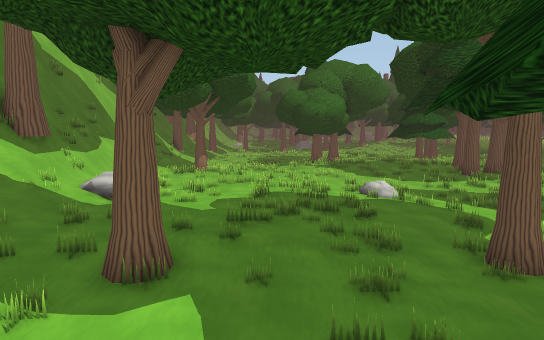
View 1 (above)

24 first-person views from a walk through a 3-D level made in the Unity game engine. The camera is 1.2 m above the floor, tilts 6° down and sees 70° across. The floor is counted in squares, 1 m on a side. Each view is taken from the middle of a square. On the plan, view 1 faces up. The plan holds only what a view shows up to about 15 squares ahead; the rest is blank. The place goes on beyond the plan. The player character is not drawn. Door leaves are left out, so doorways stand open.

View 2
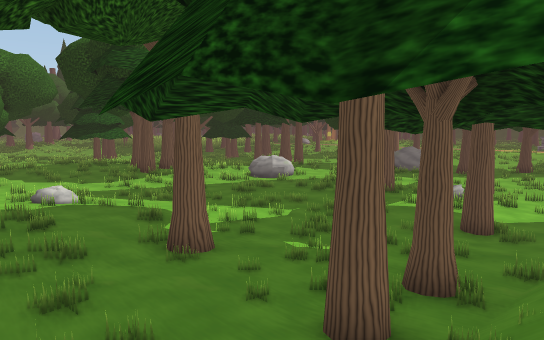

View 3
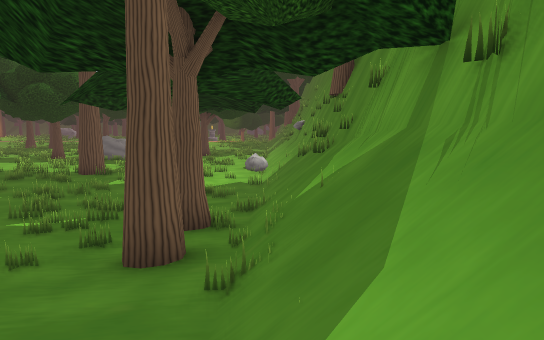

View 4
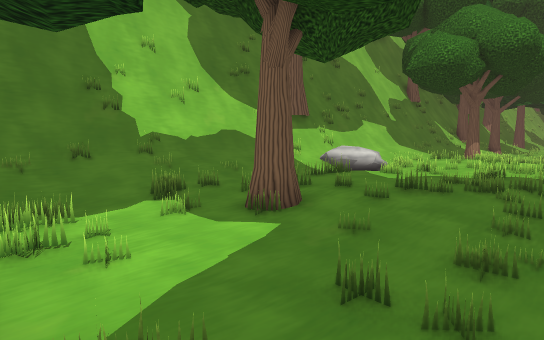

View 5
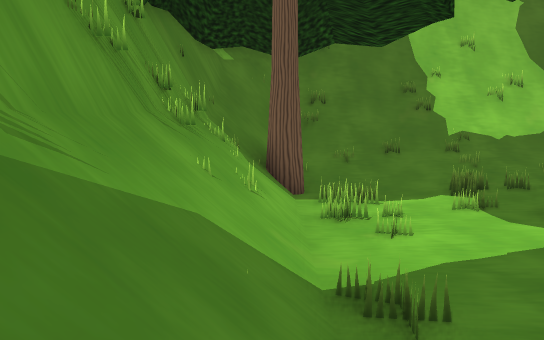

View 6
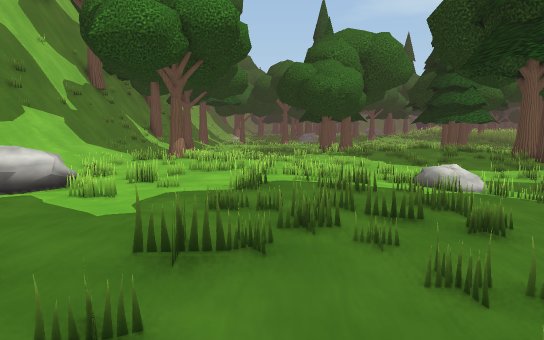

View 7
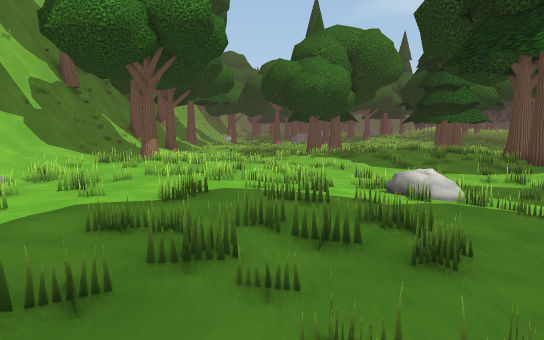

View 8
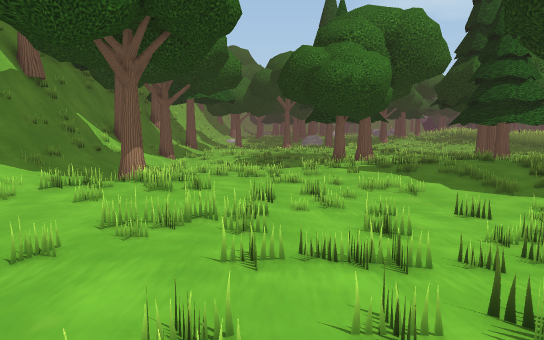

View 9
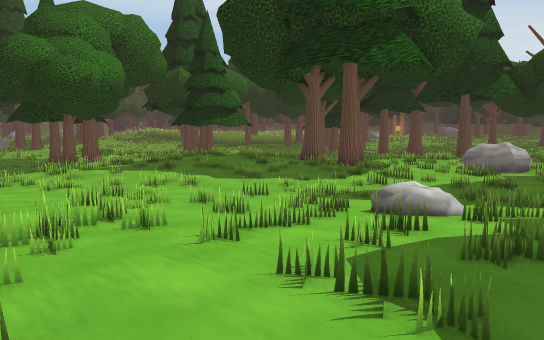

View 10
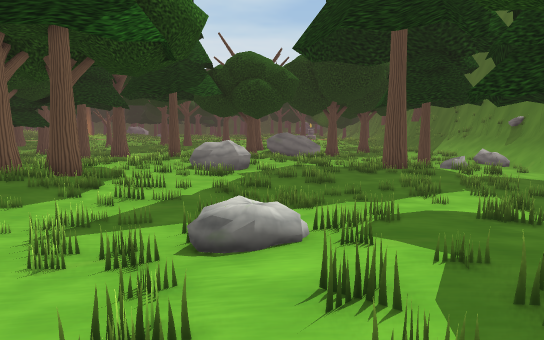

View 11
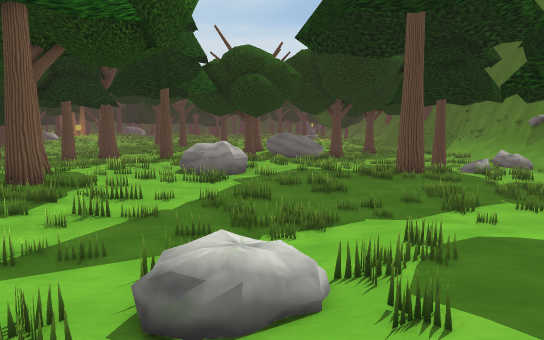

View 12
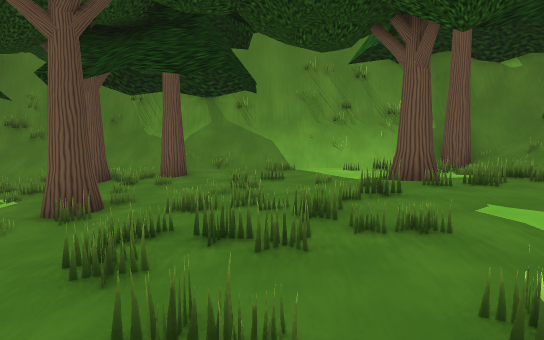

View 13
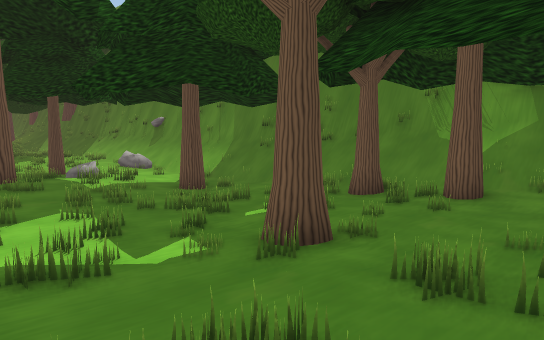

View 14
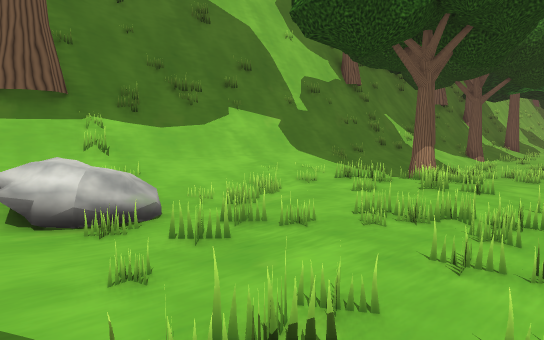

View 15
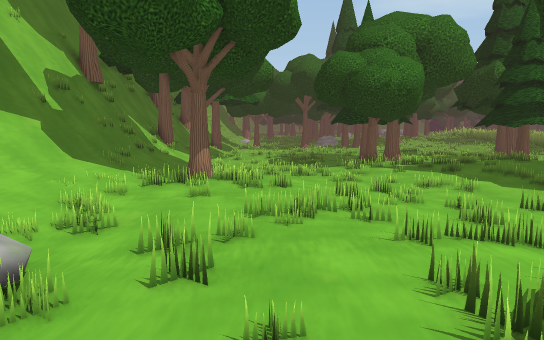

View 16
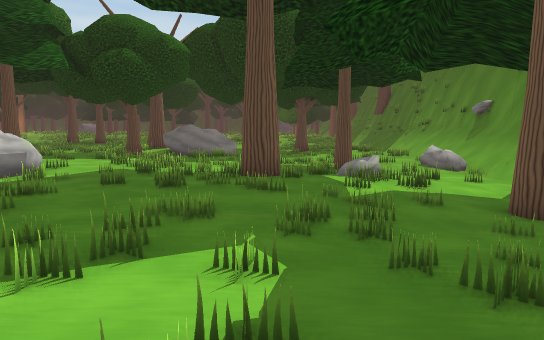

View 17
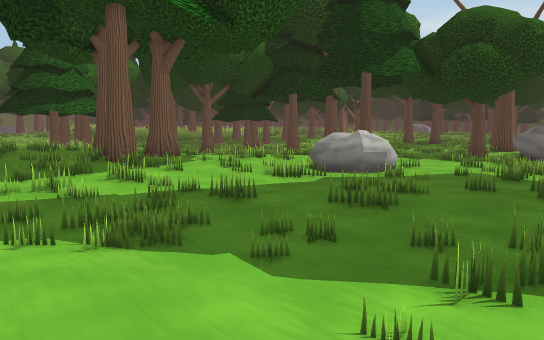

View 18
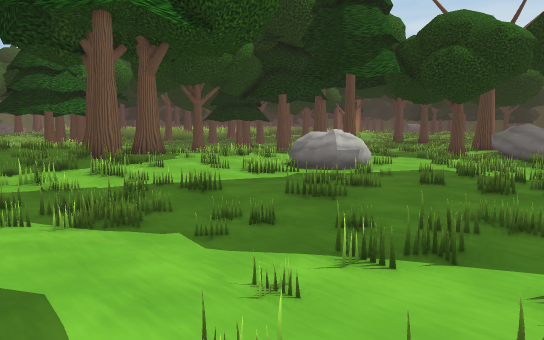

View 19
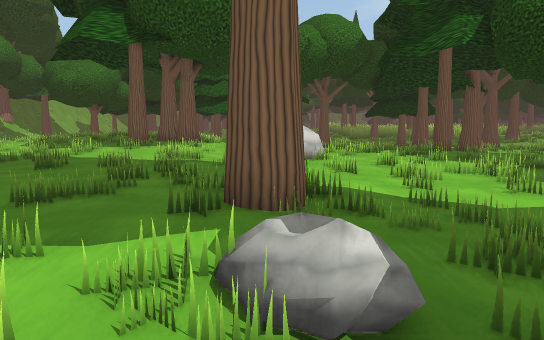

View 20
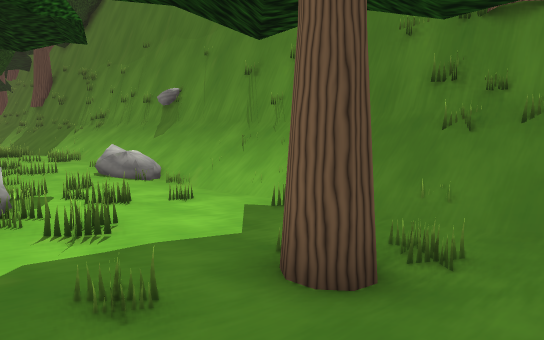

View 21
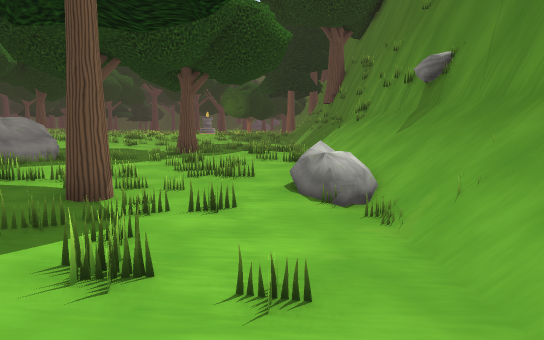

View 22
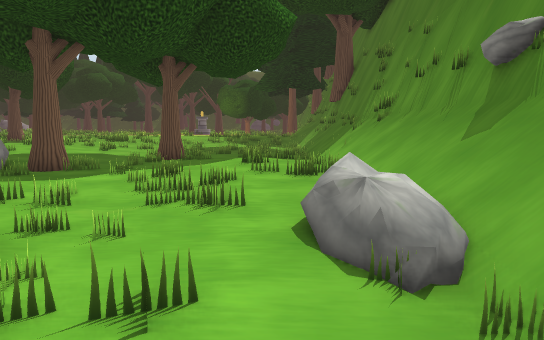

View 23
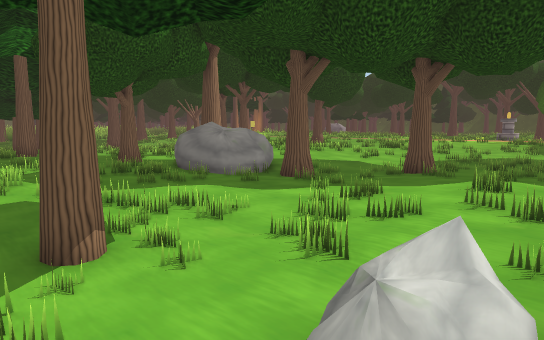

View 24
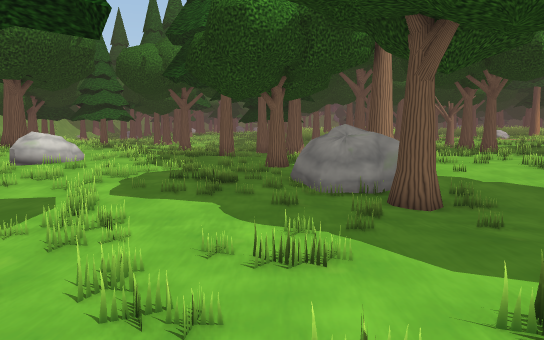

### Floor plan
Key: @ floor where view 1 was taken; # wall or solid block; x gap in a wall; . main floor; : floor 0.25 m higher than the main floor; - floor 0.25 m lower than the main floor; + floor 0.5 m higher than the main floor; * floor 0.75 m higher than the main floor; % floor 1.75 m higher than the main floor; / step, stairs or slope; = window, fence, low wall or low ledge; T thing the floor can be seen under or through; O other object.
Columns run from 9 left of view 1 to 35 right of it. Each row starts with its distance up from view 1.
 27  #//  := ::::+==*= =
 26  #// =::=:==:+++**==+
 25  #//OO=::::::==++*=++
 24  #// O::::::::+=+=++OO
 23  #// ===::::==::++++##O
 22  #// +=++:=::=:=:+###+O++
 21  #//====+:::::::::##O+++==
 20  #//++=++=:::=::::###:::::=
 19  #/=++++#=:::=:=:=## :#::.O  ==: :..
 18  #//+++==++=::=::=:::::=.OO .:::::..
 17  #//=++=+=+::=:...::::==.OOO.:::=...O   O
 16  #//++=++===:===.===:.....OO=::==.=.O   OO
 15  #/ /+=+**+++=/:.====:=..=...=..==.==     ==:
 14  #/ O+=**=*+++=::...===......=.=.....OOO  :::
 13  #//O+**====+++=:....==x#.#.#===.==.-OOO .::=
 12  #//+******==+:::.....::#.#..===..==.OOOO....
 11 ##//*=****==++==:.===..###....=.....=-OO--..
 10 ##//*=***==++:=:=##=.....###.--=....---OO--.
  9 #=//==**==*=+=::.==..=...###.T--#...-------
  8 ##//**=***+==#O:=...##...##..T--#--.-------
  7 ##//===O**++::O:.==..##.##O.T ---#---..---OO
  6  #//=**O+++=::::...#---.##OTT TO-#--=....=--
  5  # /==++++++::::===#-----#.=-TT---=-=.....-.=
  4  #=/++++++=+::::....--O#---=-TT-==-=..=.=..--
  3  #=/+##++++++#x#O ..--##----------..===.==.
  2  #//###/++=++/::#==..----#----/+O---==...=
  1  #=##//////////////////////////////////////
  0  #####/O/@/O%%OO/===/OO=/ /////////////////
 -1     #######################################

Where each view was taken, in squares from view 1:
view 1: 0 up, 0 right, facing up
view 2: 0 up, 0 right, facing up-right
view 3: 1 up, 1 left, facing right
view 4: 1 up, 3 right, facing up-left
view 5: 1 up, 4 right, facing left
view 6: 6 up, 0 right, facing up
view 7: 7 up, 1 right, facing up
view 8: 12 up, 0 right, facing up
view 9: 12 up, 3 left, facing up-right
view 10: 15 up, 1 left, facing right
view 11: 15 up, 1 right, facing right
view 12: 15 up, 1 right, facing down
view 13: 12 up, 1 right, facing down-right
view 14: 12 up, 1 right, facing up-left
view 15: 11 up, 2 left, facing up
view 16: 9 up, 6 right, facing right
view 17: 10 up, 6 right, facing up-right
view 18: 9 up, 6 right, facing up-right
view 19: 4 up, 17 right, facing up
view 20: 7 up, 11 right, facing down-right
view 21: 3 up, 15 right, facing right
view 22: 3 up, 18 right, facing right
view 23: 1 up, 20 right, facing up-right
view 24: 1 up, 27 right, facing up
